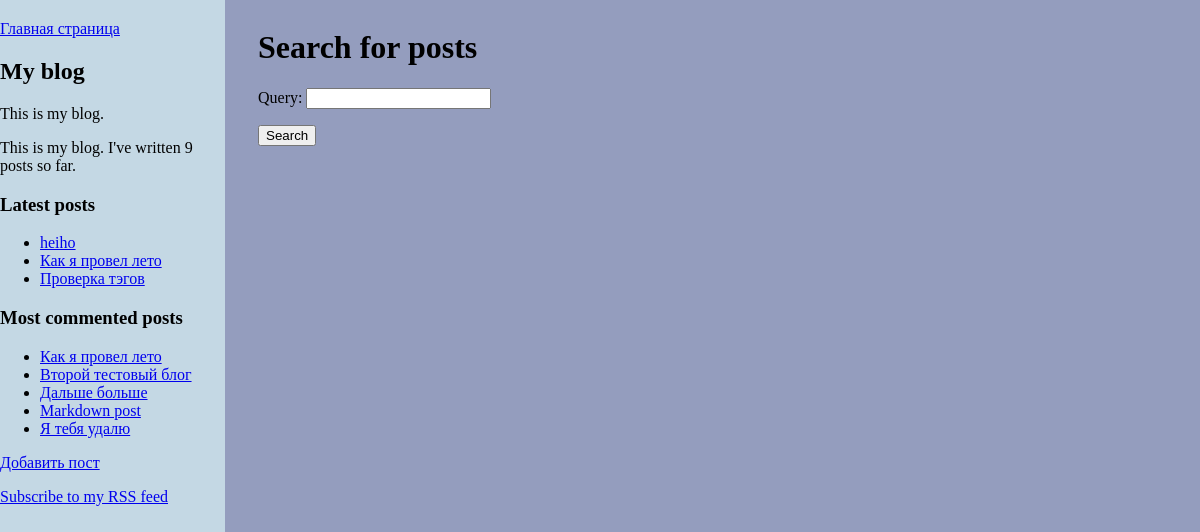
The app's page /blog/search/ with its own data.
### blog/models.py (models this page shows, shortened)
class Post(models.Model):
    STATUS_CHOICES = (
        ('draft', 'Draft'),
        ('published', 'Published'),
    )
    title = models.CharField(max_length=250)
    slug = models.SlugField(max_length=250, unique_for_date='publish')
    author = models.ForeignKey(User, on_delete=models.PROTECT, related_name='blog_posts')
    body = models.TextField()
    publish = models.DateTimeField(default=timezone.now)
    created = models.DateTimeField(auto_now_add=True)
    updated = models.DateTimeField(auto_now=True)
    status = models.CharField(max_length=10, choices=STATUS_CHOICES, default='draft')
    tags = TaggableManager()
    class Meta:
        ordering = ('-publish',)
    def get_absolute_url(self):
        return reverse('blog:post_detail',
                        args=[self.publish.year,
                              self.publish.strftime('%m'),
                              self.publish.strftime('%d'),
                              self.slug])

### blog/views.py (the view, shortened to what this page needs)
def post_search(request):
    form = SearchForm()
    return render(request, 'blog/post/search.html', {'form': form})

### blog/forms.py
class SearchForm(forms.Form):
    query = forms.CharField()

### blog/templatetags/blog_tags.py (called while the page is built)
@register.simple_tag
def total_posts():
    return Post.objects.filter(status='published').count()

@register.inclusion_tag('blog/post/latest_posts.html')
def show_latest_posts(count=5):
    latest_posts = Post.objects.filter(status='published').order_by('-publish')[:count]
    return {'latest_posts': latest_posts}

@register.simple_tag
def get_most_commented_posts(count=5):
    return Post.objects.filter(status='published').annotate(total_comments=Count('comments')).order_by('-total_comments')[:count]

### blog/templates/blog/post/search.html (shortened to what this page needs)
{% extends "blog/base.html" %}
{% block content %}
    {% if "query" in request.GET %}
        <h1>Posts containing "{{ cd.query }}"</h1>
        <h3>Found {{ total_results }} result{{ total_results|pluralize }}</h3>
        {% for result in results %}
            {% with post=result.object %}
                <h4><a href="{{ post.get_absolute_url }}">{{ post.title }}</a></h4>
                {{ post.body|truncatewords:5 }}
            {% endwith %}
            {% empty %}
            <p>There are no results for your query.</p>
        {% endfor %}
        <p><a href="{% url "blog:post_search" %}">Search again</a></p>
    {% else %}
        <h1>Search for posts</h1>
        <form action="." method="get">
            {{ form.as_p }}
            <input type="submit" value="Search">
        </form>
    {% endif %}
{% endblock %}

### blog/templates/blog/base.html (shortened to what this page needs)
{% load static %}
{% load blog_tags %}
<!DOCTYPE html>
<html>
<head>
    <link href="{% static "css/styles.css" %}" rel="stylesheet">
</head>
<body>
<div id="content">
    {% block content %}
    {% endblock %}
</div>
<div class="sidenav">
    <a href="{% url "blog:post_list" %}">Главная страница</a>
    <h2>My blog</h2>
    <p>This is my blog.</p>
    <p>This is my blog. I've written {% total_posts %} posts so far.</p>
    <h3>Latest posts</h3>
    {% show_latest_posts 3 %}
    <h3>Most commented posts</h3>
    {% get_most_commented_posts as most_commented_posts %}
    <ul>
    {% for post in most_commented_posts %}
        <li>
            <a href="{{ post.get_absolute_url }}">{{ post.title }}</a>
        </li>
    {% endfor %}
    </ul>
    <a href="{% url "blog:post_add" %}">Добавить пост</a>
    <p><a href="{% url "blog:post_feed" %}">Subscribe to my RSS feed</a></p>
</div>
</body>
</html>

### blog/templates/blog/post/latest_posts.html
<ul>
    {% for post in latest_posts %}
        <li>
            <a href="{{ post.get_absolute_url }}">{{ post.title }}</a>
        </li>
    {% endfor %}
</ul>

### blog/static/css/styles.css (style rules this page uses)
.sidenav { background: rgb(196, 216, 228); position: fixed; top: 0; left: 0; width: 225px; height: 100%; padding: 20px 0; transition: all 0.5s ease; }
body { background: #949dbe; position: absolute; left: 250px; }

### records on screen
Post: title "heiho"
Post: title "Как я провел лето"
Post: title "Проверка тэгов"
Post: title "Второй тестовый блог"
Post: title "Дальше больше"
Post: title "Markdown post"
Post: title "Я тебя удалю"
